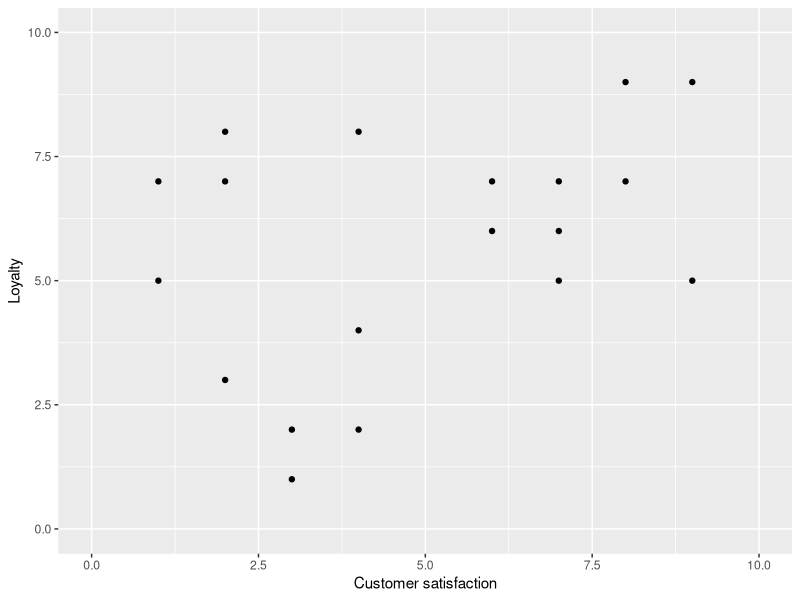
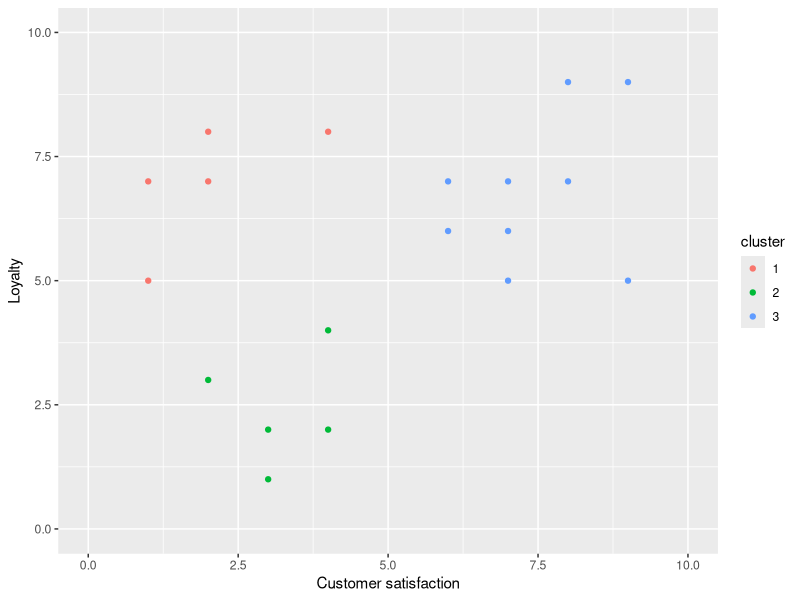
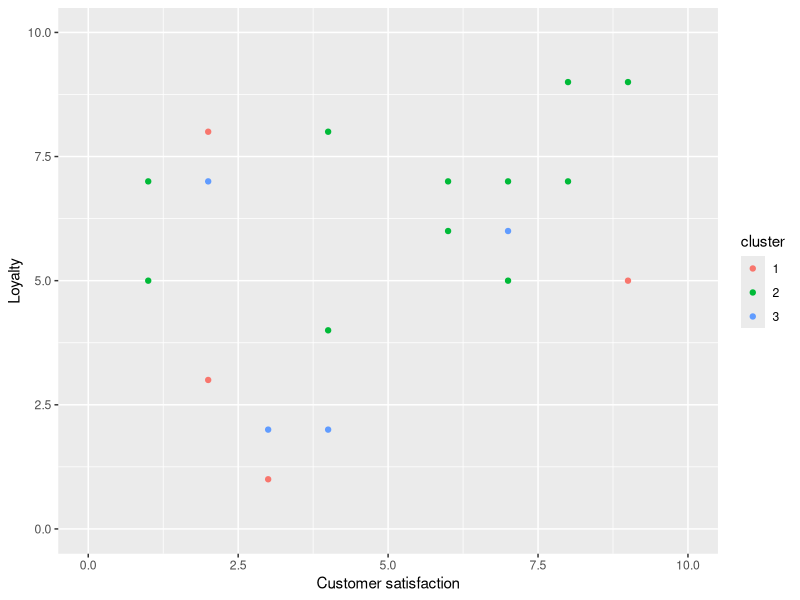
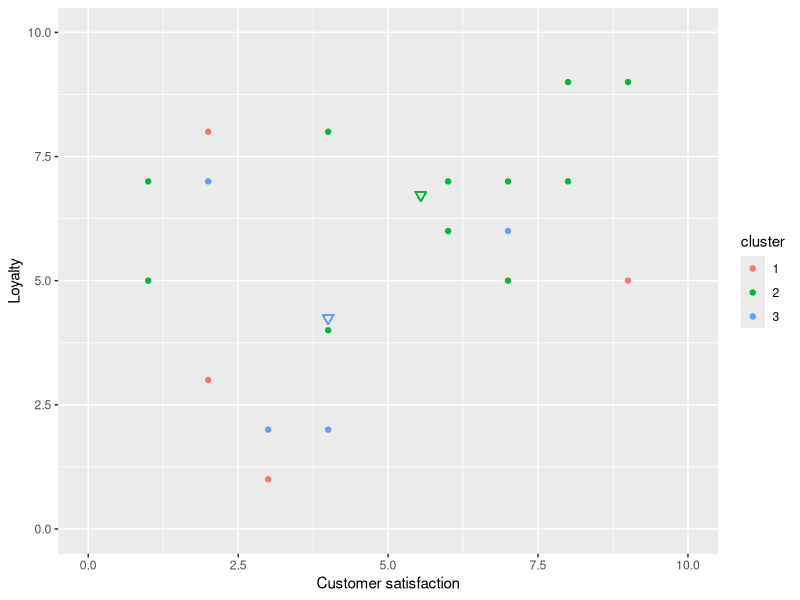
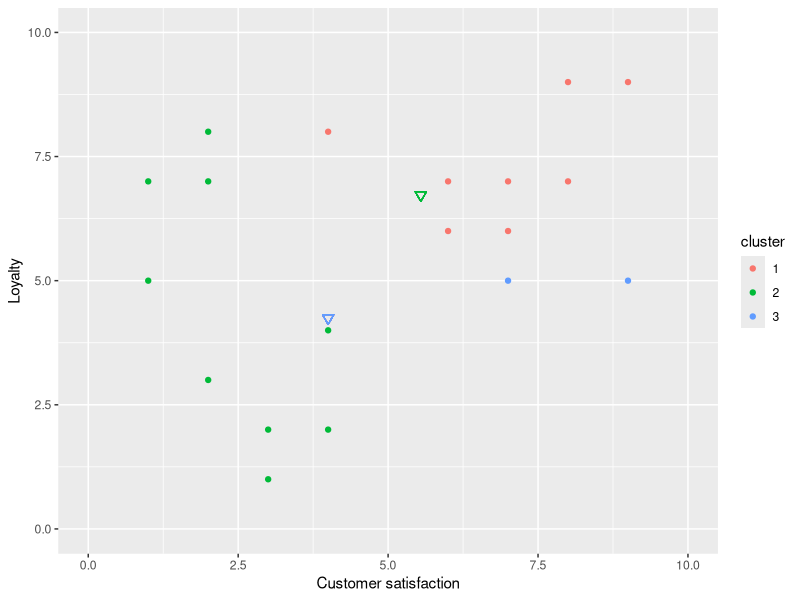
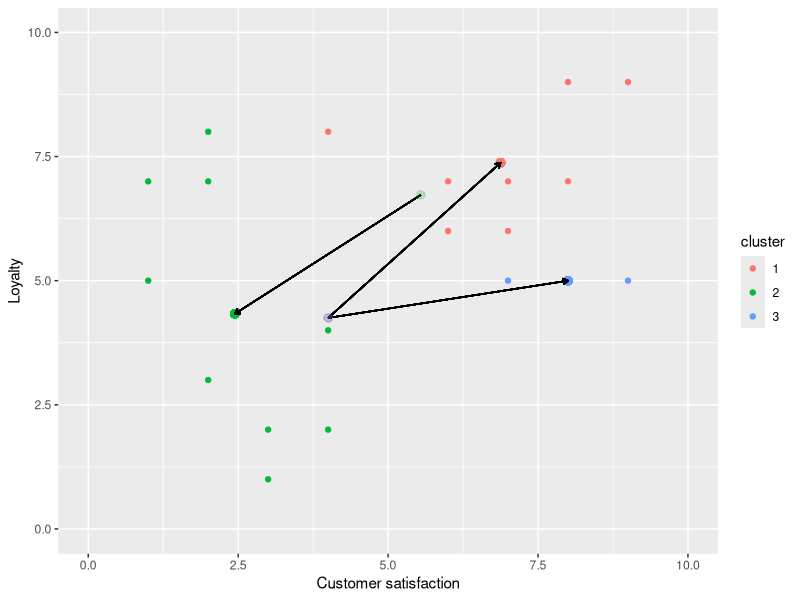

Here is the R script that generated these plots, in order: (Note: this script raises an error after producing the figures.)
## ---- chunk 1
library(tidyverse)
library(knitr)
library(kableExtra)
data <- tibble(loyalty = c(7, 5, 8, 7, 3, 1, 8, 4, 2, 7, 6, 7, 6, 5, 9, 7, 9, 5, 2),
               csat = c(1, 1, 2, 2, 2, 3, 4, 4, 4, 6, 6, 7, 7, 7, 8, 8, 9, 9, 3),
               cluster = c("1",
                           "1",
                           "1",
                           "1",
                           "2",
                           "2",
                           "1",
                           "2",
                           "2",
                           "3",
                           "3",
                           "3",
                           "3",
                           "3",
                           "3",
                           "3",
                           "3",
                           "3", 
                           "2"))
## ---- chunk 2
base <- ggplot(data, aes(y = loyalty, x = csat)) +
  geom_point() +
  xlab("Customer satisfaction") +
  ylab("Loyalty") +
  xlim(c(0, 10)) +
  ylim(c(0, 10))

base
## ---- chunk 3
ggplot(data, aes(y = loyalty, x = csat, color = cluster)) +
  geom_point() +
  xlab("Customer satisfaction") +
  ylab("Loyalty") +
  xlim(c(0, 10)) +
  ylim(c(0, 10))
## ---- chunk 4
set.seed(1234)
possible <- c("1", "2", "3")
data0 <- data %>% 
  mutate(cluster = sample(possible, 19, replace = TRUE))

rand_start <- ggplot(data0, aes(y = loyalty, x = csat, color = cluster)) +
  geom_point() +
  xlab("Customer satisfaction") +
  ylab("Loyalty") +
  xlim(c(0, 10)) +
  ylim(c(0, 10))

rand_start
## ---- chunk 5
clust1_0 <- data0 %>% 
  filter(cluster == "1")
cent1_0 <- data.frame(csat = mean(clust1_0$csat),
                    loyalty = mean(clust1_0$loyalty))
clust2_0 <- data0 %>% 
  filter(cluster == "2")
cent2_0 <- data.frame(csat = mean(clust2_0$csat),
                    loyalty = mean(clust2_0$loyalty))
clust3_0 <- data0 %>% 
  filter(cluster == "3")
cent3_0 <- data.frame(csat = mean(clust3_0$csat),
                    loyalty = mean(clust3_0$loyalty))
cent_0 <- rbind(cent1_0, cent2_0, cent3_0) %>% 
  mutate(cluster = c("1", "2", "3"))

rand_start +
  geom_point(aes(x = cent1_0$csat, y = cent1_0$loyalty), color = "#F8766D", size = 2.5, shape = 25) +
  geom_point(aes(x = cent2_0$csat, y = cent2_0$loyalty), color = "#00BA38", size = 2.5, shape = 25) +
  geom_point(aes(x = cent3_0$csat, y = cent3_0$loyalty), color = "#619CFF", size = 2.5, shape = 25) 
## ---- chunk 6

data0 %>%  
  mutate(dist_cent1 = dist(rbind(cent_0[1, 1:2], data0[, 1:2]))[1:19],
         dist_cent2 = dist(rbind(cent_0[2, 1:2], data0[, 1:2]))[1:19],
         dist_cent3 = dist(rbind(cent_0[3, 1:2], data0[, 1:2]))[1:19])

data1 <- data0 %>% 
  mutate(cluster = c("2", "2", "2", "2", "2",
                     "2", "1", "2", "2", "1",
                     "1", "1", "1", "3", "1",
                     "1", "1", "3", "2"))

# data1 <- tibble(loyalty = c(7, 5, 8, 7, 3, 1, 8, 4, 2, 7, 6, 7, 6, 5, 9, 7, 9, 5, 2),
#                csat = c(1, 1, 2, 2, 2, 3, 4, 4, 4, 6, 6, 7, 7, 7, 8, 8, 9, 9, 3),
#                cluster = c("1",
#                            "1",
#                            "1",
#                            "1",
#                            "1",
#                            "1",
#                            "1",
#                            "1",
#                            "2",
#                            "2",
#                            "2",
#                            "3",
#                            "3",
#                            "3",
#                            "3",
#                            "3",
#                            "3",
#                            "3", 
#                            "1"))

it1 <- ggplot(data1, aes(y = loyalty, x = csat, colour = cluster)) +
  geom_point() +
  xlab("Customer satisfaction") +
  ylab("Loyalty") +
  xlim(c(0, 10)) +
  ylim(c(0, 10)) 

it1 +
  geom_point(aes(x = cent1_0$csat, y = cent1_0$loyalty), color = "#F8766D", size = 2.5, shape = 25) +
  geom_point(aes(x = cent2_0$csat, y = cent2_0$loyalty), color = "#00BA38", size = 2.5, shape = 25) +
  geom_point(aes(x = cent3_0$csat, y = cent3_0$loyalty), color = "#619CFF", size = 2.5, shape = 25)
## ---- chunk 7
clust1_1 <- data1 %>% 
  filter(cluster == "1")
cent1_1 <- data.frame(csat = mean(clust1_1$csat),
                    loyalty = mean(clust1_1$loyalty))
clust2_1 <- data1 %>% 
  filter(cluster == "2")
cent2_1 <- data.frame(csat = mean(clust2_1$csat),
                    loyalty = mean(clust2_1$loyalty))
clust3_1 <- data1 %>% 
  filter(cluster == "3")
cent3_1 <- data.frame(csat = mean(clust3_1$csat),
                    loyalty = mean(clust3_1$loyalty))
cent_1 <- rbind(cent1_1, cent2_1, cent3_1) %>% 
  mutate(cluster = c("1", "2", "3"))

# old_cent1 <- cent1
# clust1 <- data1 %>% 
#   filter(cluster == "1")
# cent1 <- data.frame(csat = mean(clust1$csat),
#                     loyalty = mean(clust1$loyalty))
# old_cent2 <- cent2
# clust2 <- data1 %>% 
#   filter(cluster == "2")
# cent2 <- data.frame(csat = mean(clust2$csat),
#                     loyalty = mean(clust2$loyalty))
# old_cent3 <- cent3
# clust3 <- data1 %>% 
#   filter(cluster == "3")
# cent3 <- data.frame(csat = mean(clust3$csat),
#                     loyalty = mean(clust3$loyalty))

library(grid)
it1 +
  geom_point(aes(x = cent1_1$csat, y = cent1_1$loyalty), color = "#F8766D", size = 2.5) +
  geom_point(aes(x = cent2_1$csat, y = cent2_1$loyalty), color = "#00BA38", size = 2.5) +
  geom_point(aes(x = cent3_1$csat, y = cent3_1$loyalty), color = "#619CFF", size = 2.5) +
  geom_segment(aes(x = cent1_0$csat, y = cent1_0$loyalty, xend = cent1_1$csat, yend = cent1_1$loyalty), color = "black", arrow = arrow(length = unit(0.15, "cm"))) +
  geom_segment(aes(x = cent2_0$csat, y = cent2_0$loyalty, xend = cent2_1$csat, yend = cent2_1$loyalty), color = "black", arrow = arrow(length = unit(0.15, "cm"))) +
  geom_segment(aes(x = cent3_0$csat, y = cent3_0$loyalty, xend = cent3_1$csat, yend = cent3_1$loyalty), color = "black", arrow = arrow(length = unit(0.15, "cm"))) +
  geom_point(aes(x = cent1_0$csat, y = cent1_0$loyalty), color = "#F8766D", size = 2.5, alpha = 0.01) +
  geom_point(aes(x = cent2_0$csat, y = cent2_0$loyalty), color = "#00BA38", size = 2.5, alpha = 0.01) +
  geom_point(aes(x = cent3_0$csat, y = cent3_0$loyalty), color = "#619CFF", size = 2.5, alpha = 0.01) 
## ---- chunk 8
data1 %>%  
  mutate(dist_cent1 = dist(rbind(cent_1[1, 1:2], data1[, 1:2]))[1:19],
         dist_cent2 = dist(rbind(cent_1[2, 1:2], data1[, 1:2]))[1:19],
         dist_cent3 = dist(rbind(cent_1[3, 1:2], data1[, 1:2]))[1:19])

data2 <- data1 %>% 
  mutate(cluster = c("2", "2", "2", "2", "2",
                     "2", "1", "2", "2", "1",
                     "1", "1", "1", "3", "1",
                     "1", "1", "3", "2"))




data2 <- tibble(loyalty = c(7, 5, 8, 7, 3, 1, 8, 4, 2, 7, 6, 7, 6, 5, 9, 7, 9, 5, 2),
               csat = c(1, 1, 2, 2, 2, 3, 4, 4, 4, 6, 6, 7, 7, 7, 8, 8, 9, 9, 3),
               cluster = c("1",
                           "1",
                           "1",
                           "1",
                           "1",
                           "1",
                           "1",
                           "2",
                           "2",
                           "3",
                           "2",
                           "3",
                           "3",
                           "2",
                           "3",
                           "3",
                           "3",
                           "3", 
                           "1"))

it2 <- ggplot(data2, aes(y = loyalty, x = csat, colour = cluster)) +
  geom_point() +
  xlab("Customer satisfaction") +
  ylab("Loyalty") +
  xlim(c(0, 10)) +
  ylim(c(0, 10)) 

it2 +
  geom_point(aes(x = cent1$csat, y = cent1$loyalty), color = "#F8766D", size = 2.5) +
  geom_point(aes(x = cent2$csat, y = cent2$loyalty), color = "#00BA38", size = 2.5) +
  geom_point(aes(x = cent3$csat, y = cent3$loyalty), color = "#619CFF", size = 2.5) 
## ---- chunk 9
old_cent1 <- cent1
clust1 <- data2 %>% 
  filter(cluster == "1")
cent1 <- data.frame(csat = mean(clust1$csat),
                    loyalty = mean(clust1$loyalty))
old_cent2 <- cent2
clust2 <- data2 %>% 
  filter(cluster == "2")
cent2 <- data.frame(csat = mean(clust2$csat),
                    loyalty = mean(clust2$loyalty))
old_cent3 <- cent3
clust3 <- data2 %>% 
  filter(cluster == "3")
cent3 <- data.frame(csat = mean(clust3$csat),
                    loyalty = mean(clust3$loyalty))

it2 +
  geom_point(aes(x = cent1$csat, y = cent1$loyalty), color = "#F8766D", size = 2.5) +
  geom_point(aes(x = cent2$csat, y = cent2$loyalty), color = "#00BA38", size = 2.5) +
  geom_point(aes(x = cent3$csat, y = cent3$loyalty), color = "#619CFF", size = 2.5)  +
  geom_segment(aes(x = old_cent1$csat, y = old_cent1$loyalty, xend = cent1$csat, yend = cent1$loyalty), color = "black") +
  geom_segment(aes(x = old_cent2$csat, y = old_cent2$loyalty, xend = cent2$csat, yend = cent2$loyalty), color = "black") +
  geom_segment(aes(x = old_cent3$csat, y = old_cent3$loyalty, xend = cent3$csat, yend = cent3$loyalty), color = "black") +
  geom_point(aes(x = old_cent1$csat, y = old_cent1$loyalty), color = "#F8766D", size = 2.5, alpha = 0.01) +
  geom_point(aes(x = old_cent2$csat, y = old_cent2$loyalty), color = "#00BA38", size = 2.5, alpha = 0.01) +
  geom_point(aes(x = old_cent3$csat, y = old_cent3$loyalty), color = "#619CFF", size = 2.5, alpha = 0.01) 
